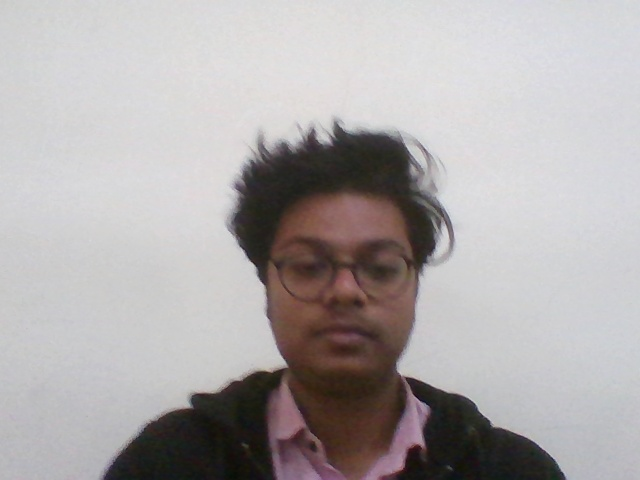
#> input picture ai_engine/models/criminal_faces/Aditya/img_1.jpg, 640 x 480 px, given in place of the camera
$ python motion_filter.py 5
#> lines starting #> are read from the running program, lines starting #| are printed output that depends on the picture; after the words box and inside, x2 and y2 are one past the last pixel; in counts of white or black regions, pixels touching at a corner belong together
"""
motion_filter.py
----------------
MOG2 background subtraction on CPU.
Gates inference — if no motion detected in frame,
skip YOLO entirely to save GPU cycles.

Returns True if motion is detected, False if static frame.
Each camera gets its own MotionFilter instance.

API expected by main.py:
    mf = MotionFilter(cam_id)
    has_motion = mf.has_motion(frame)
"""

import cv2
import numpy as np
import logging

logger = logging.getLogger("motion_filter")


class MotionFilter:
    """
    Uses MOG2 (Mixture of Gaussians v2) background subtraction.
    Runs entirely on CPU. Designed to be called once per frame
    before inference to decide whether to run YOLO or skip.
    """

    def __init__(
        self,
        cam_id: str = "cam",
        sensitivity: str = "medium",
        min_area: int = 1500,
        blur_ksize: int = 21,
        history: int = 500,
        var_threshold: float = 40.0,
        detect_shadows: bool = False,
    ):
        """
        Args:
            cam_id:          Camera identifier (used for logging only)
            sensitivity:     'low' | 'medium' | 'high' — preset that adjusts min_area
            min_area:        Minimum contour area in pixels to count as motion
            blur_ksize:      Gaussian blur kernel size (must be odd)
            history:         Number of frames MOG2 uses to build background model
            var_threshold:   MOG2 pixel variance threshold to mark as foreground
            detect_shadows:  If True MOG2 marks shadows gray (slower, more accurate)
        """
#> further down, frame is the input picture: shape (480, 640, 3); mean B, G, R 171.2, 170.8, 175.2
        self.cam_id = cam_id

        # Sensitivity presets override min_area
        _presets = {"low": 5000, "medium": 1500, "high": 400}
        self.min_area = _presets.get(sensitivity, min_area)

        # Ensure blur kernel is odd
        self.blur_ksize = blur_ksize if blur_ksize % 2 == 1 else blur_ksize + 1

        # Build MOG2 subtractor
        self._subtractor = cv2.createBackgroundSubtractorMOG2(
            history=history,
            varThreshold=var_threshold,
            detectShadows=detect_shadows,
        )

        # Morphology kernel to close small holes in foreground mask
        self._morph_kernel = cv2.getStructuringElement(cv2.MORPH_ELLIPSE, (5, 5))

        logger.debug(
            f"[{cam_id}] MotionFilter ready | sensitivity={sensitivity} "
            f"min_area={self.min_area}"
        )

    def has_motion(self, frame: np.ndarray) -> bool:
        """
        Main API. Returns True if meaningful motion detected in frame.

        Steps:
          1. Grayscale + Gaussian blur (suppress noise)
          2. MOG2 foreground mask
          3. Morphological close (fill gaps)
          4. Contour check — True if any contour > min_area

        Args:
            frame: BGR numpy frame from OpenCV

        Returns:
            True  → run YOLO inference this frame
            False → skip YOLO (static scene)
        """
        if frame is None:
            return False

        gray    = cv2.cvtColor(frame, cv2.COLOR_BGR2GRAY)
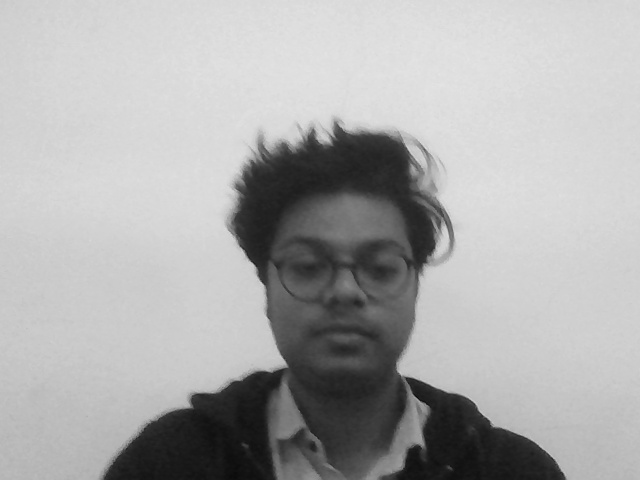
#> gray: shape (480, 640); min 7, max 229, mean 172.1
        blurred = cv2.GaussianBlur(gray, (self.blur_ksize, self.blur_ksize), 0)
        fg_mask = self._subtractor.apply(blurred)
#> fg_mask: shape (480, 640); every value is 255

        _, thresh = cv2.threshold(fg_mask, 127, 255, cv2.THRESH_BINARY)
        closed    = cv2.morphologyEx(thresh, cv2.MORPH_CLOSE, self._morph_kernel, iterations=2)

        contours, _ = cv2.findContours(closed, cv2.RETR_EXTERNAL, cv2.CHAIN_APPROX_SIMPLE)
#> contours = [[[0, 0], [0, 479], [639, 479], [639, 0]]]
        for c in contours:
            if cv2.contourArea(c) >= self.min_area:
                return True
#> this loop made 1 pass
#> c on pass 1: [[0, 0], [0, 479], [639, 479], [639, 0]]

        return False

    def get_debug_mask(self, frame: np.ndarray) -> np.ndarray:
        """Returns processed foreground mask for visual debugging/tuning."""
        if frame is None:
            return np.zeros((480, 640), dtype=np.uint8)
        gray    = cv2.cvtColor(frame, cv2.COLOR_BGR2GRAY)
        blurred = cv2.GaussianBlur(gray, (self.blur_ksize, self.blur_ksize), 0)
        fg_mask = self._subtractor.apply(blurred)
        _, thresh = cv2.threshold(fg_mask, 127, 255, cv2.THRESH_BINARY)
        closed    = cv2.morphologyEx(thresh, cv2.MORPH_CLOSE, self._morph_kernel, iterations=2)
        return closed

    def reset(self):
        """Resets the background model. Call on stream reconnect."""
        self._subtractor = cv2.createBackgroundSubtractorMOG2(detectShadows=False)
        logger.info(f"[{self.cam_id}] MotionFilter background model reset.")


# ── Standalone test ──────────────────────────────────────────────────
if __name__ == "__main__":
    import sys
    import time

    logging.basicConfig(
        level=logging.INFO,
        format="%(asctime)s [%(levelname)s] %(name)s: %(message)s"
    )

    source = int(sys.argv[1]) if len(sys.argv) > 1 else 0
    cap    = cv2.VideoCapture(source)

    if not cap.isOpened():
        logger.error(f"Cannot open camera: {source}")
        sys.exit(1)

    mf = MotionFilter(cam_id="cam_01", sensitivity="medium")
    logger.info("Motion filter test. Press 'q' to quit.")

    while True:
        ret, frame = cap.read()
        if not ret:
            break

        has_motion = mf.has_motion(frame)
#> has_motion = True
        mask       = mf.get_debug_mask(frame)
#> in get_debug_mask, `fg_mask = self._subtractor.apply(blurred)`: fg_mask: shape (480, 640); every value is 0

        label = "MOTION" if has_motion else "static"
#> label = 'MOTION'
        color = (0, 0, 255) if has_motion else (0, 200, 0)
#> color = (0, 0, 255)
        cv2.putText(frame, label, (20, 50), cv2.FONT_HERSHEY_SIMPLEX, 1.5, color, 3)
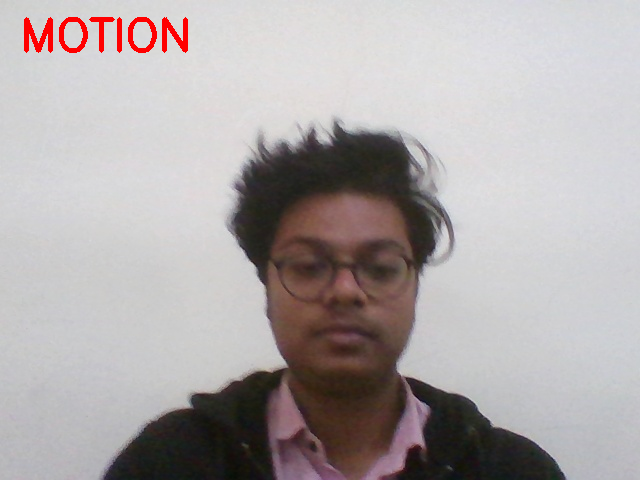
#> frame: shape (480, 640, 3); 0.78% of pixels changed, all inside (x1, y1, x2, y2) = (24, 17, 188, 53)

        cv2.imshow("Feed", frame)
        cv2.imshow("Mask", mask)

        if cv2.waitKey(1) & 0xFF == ord("q"):
#> (key q is pressed here)
            break

    cap.release()
    cv2.destroyAllWindows()

$ run again, on ai_engine/models/criminal_faces/Aditya/img_10.jpg
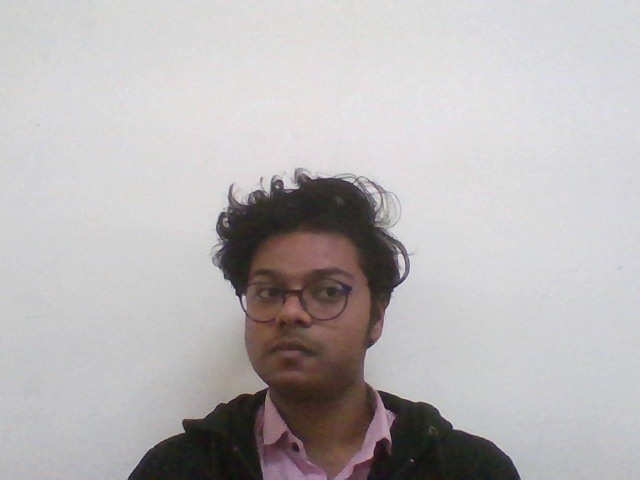
#> input picture ai_engine/models/criminal_faces/Aditya/img_10.jpg, 640 x 480 px, given in place of the camera
#> frame is the input picture: shape (480, 640, 3); mean B, G, R 182.3, 181.7, 185.1
#> in has_motion, `gray    = cv2.cvtColor(frame, cv2.COLOR_BGR2GRAY)`:
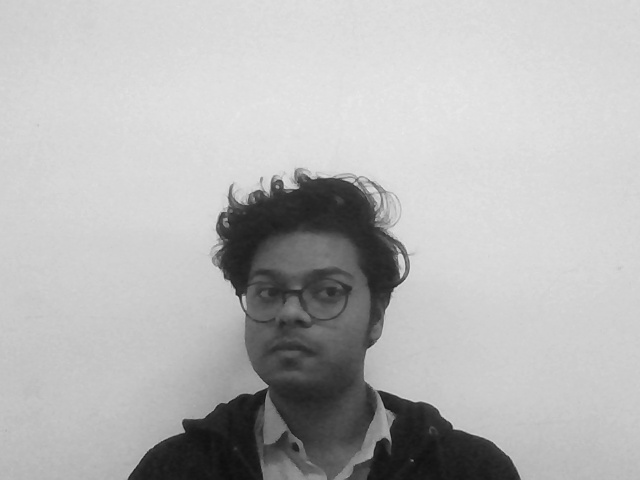
#> gray: shape (480, 640); min 14, max 233, mean 182.7
#> contours = [[[0, 0], [0, 479], [639, 479], [639, 0]]]
#> the loop in has_motion, `for c in contours:` made 1 pass
#> c on pass 1: [[0, 0], [0, 479], [639, 479], [639, 0]]
#> has_motion = True
#> label = 'MOTION'
#> color = (0, 0, 255)
#> `cv2.putText(frame, label, (20, 50), cv2.FONT_HERSHEY_SIMPLEX, 1.5, col..`:
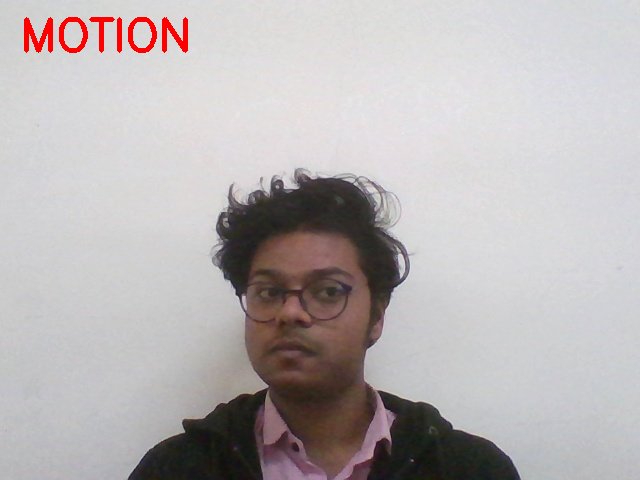
#> frame: shape (480, 640, 3); 0.78% of pixels changed, all inside (x1, y1, x2, y2) = (24, 17, 188, 53)
